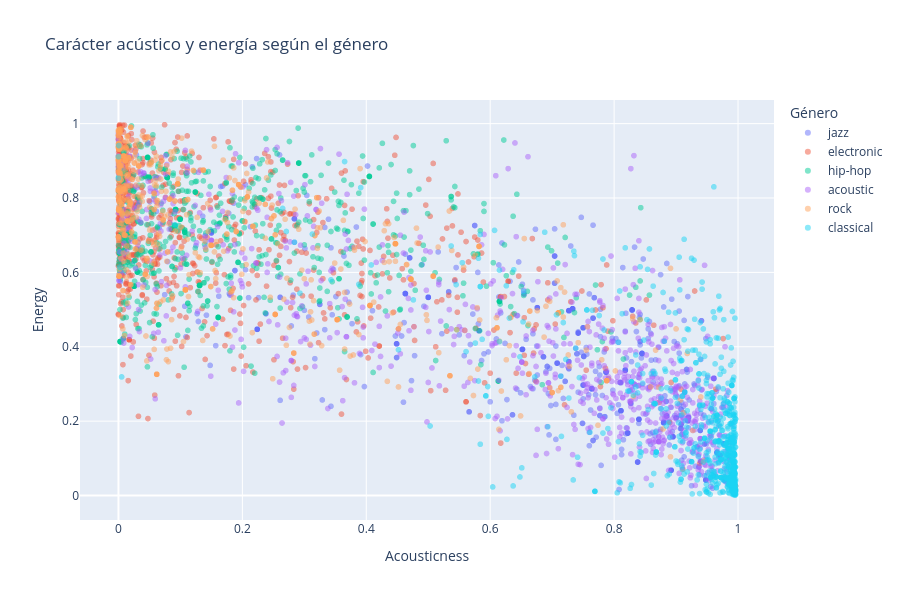

The notebook cell this image was saved under:
### Markdown cell above
El gráfico muestra que la proporción de canciones explícitas varía entre géneros. *Hip-hop* presenta el porcentaje más alto (**31,6%**), seguido por *electronic* (**13,1%**). En *acoustic* (**5,6%**) y *rock* (**5,0%**) la proporción es mucho menor.

En *jazz* solo **2 de 700 canciones** son explícitas (**0,3%**), mientras que en *classical* no hay ninguna. Por lo tanto, dentro de este conjunto de datos, el contenido explícito aparece con mayor frecuencia en *hip-hop* que en los demás géneros.

### Code cell
fig = px.scatter(
    dataset,
    x="acousticness",
    y="energy",
    color="Expected",
    opacity=0.5,
    title="Carácter acústico y energía según el género",
    labels={
        "acousticness": "Acousticness",
        "energy": "Energy",
        "Expected": "Género"
    }
)

fig.update_layout(width=900, height=600)
fig.show()

### Figure 1 — Plotly figure (JSON) as saved in the notebook; plotly's stock layout.template omitted (floating-point values rounded to 4 significant figures; data arrays with more than 128 entries replaced by an {"elided": "..."} marker saying what was removed)
{"data": [{"hovertemplate": "Género=jazz<br>Acousticness=%{x}<br>Energy=%{y}<extra></extra>", "legendgroup": "jazz", "marker": {"color": "#636efa", "opacity": 0.5, "symbol": "circle"}, "mode": "markers", "name": "jazz", "showlegend": true, "type": "scattergl", "x": {"elided": "700 float values"}, "xaxis": "x", "y": {"elided": "700 float values"}, "yaxis": "y"}, {"hovertemplate": "Género=electronic<br>Acousticness=%{x}<br>Energy=%{y}<extra></extra>", "legendgroup": "electronic", "marker": {"color": "#EF553B", "opacity": 0.5, "symbol": "circle"}, "mode": "markers", "name": "electronic", "showlegend": true, "type": "scattergl", "x": {"elided": "700 float values"}, "xaxis": "x", "y": {"elided": "700 float values"}, "yaxis": "y"}, {"hovertemplate": "Género=hip-hop<br>Acousticness=%{x}<br>Energy=%{y}<extra></extra>", "legendgroup": "hip-hop", "marker": {"color": "#00cc96", "opacity": 0.5, "symbol": "circle"}, "mode": "markers", "name": "hip-hop", "showlegend": true, "type": "scattergl", "x": {"elided": "700 float values"}, "xaxis": "x", "y": {"elided": "700 float values"}, "yaxis": "y"}, {"hovertemplate": "Género=acoustic<br>Acousticness=%{x}<br>Energy=%{y}<extra></extra>", "legendgroup": "acoustic", "marker": {"color": "#ab63fa", "opacity": 0.5, "symbol": "circle"}, "mode": "markers", "name": "acoustic", "showlegend": true, "type": "scattergl", "x": {"elided": "700 float values"}, "xaxis": "x", "y": {"elided": "700 float values"}, "yaxis": "y"}, {"hovertemplate": "Género=rock<br>Acousticness=%{x}<br>Energy=%{y}<extra></extra>", "legendgroup": "rock", "marker": {"color": "#FFA15A", "opacity": 0.5, "symbol": "circle"}, "mode": "markers", "name": "rock", "showlegend": true, "type": "scattergl", "x": {"elided": "700 float values"}, "xaxis": "x", "y": {"elided": "700 float values"}, "yaxis": "y"}, {"hovertemplate": "Género=classical<br>Acousticness=%{x}<br>Energy=%{y}<extra></extra>", "legendgroup": "classical", "marker": {"color": "#19d3f3", "opacity": 0.5, "symbol": "circle"}, "mode": "markers", "name": "classical", "showlegend": true, "type": "scattergl", "x": {"elided": "700 float values"}, "xaxis": "x", "y": {"elided": "700 float values"}, "yaxis": "y"}], "layout": {"height": 600, "legend": {"title": {"text": "Género"}, "tracegroupgap": 0}, "title": {"text": "Carácter acústico y energía según el género"}, "width": 900, "xaxis": {"anchor": "y", "domain": [0, 1], "title": {"text": "Acousticness"}}, "yaxis": {"anchor": "x", "domain": [0, 1], "title": {"text": "Energy"}}}}
